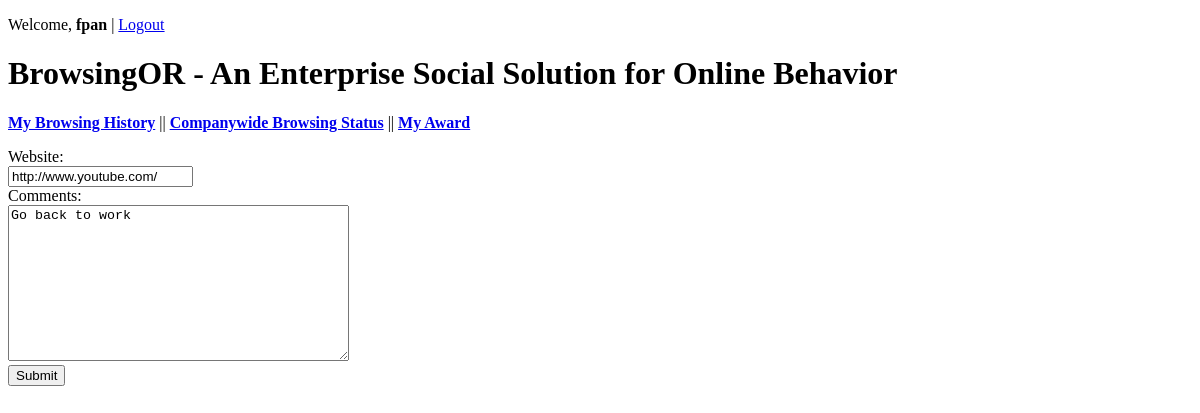
Before: /questions/edit/3/ (signed in) with the older database file.
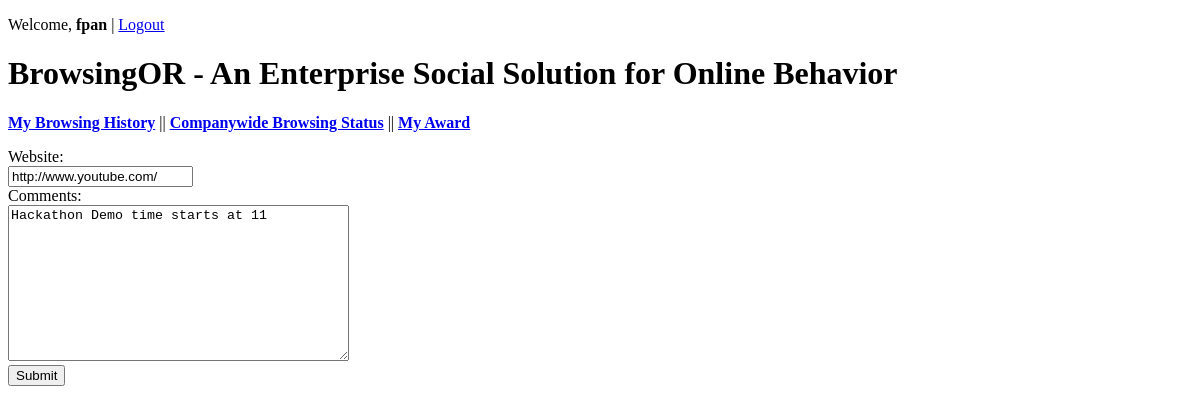
After: the same page with the newer database file.
### questionsandanswers/models.py (models this page shows, shortened)
class Question(models.Model):
    subject = models.CharField(verbose_name='Website',max_length=200)
    description = models.TextField(verbose_name='Comments')
    publication_date = models.DateTimeField()
    visit = models.IntegerField(verbose_name='My Visits',default=0)
    cmpnyvisit = models.IntegerField(verbose_name='Currently Browsed By',default=100)
    def published_today(self):
        return self.publication_date.date() == timezone.now().date()
    published_today.boolean = True
    published_today.short_description = 'Asked today?'
    publication_date = models.DateTimeField(auto_now_add=True)

### questionsandanswers/views.py (the view)
# urls.py: url(r'^questions/edit/(?P<question_id>\d+)/$','questionsandanswers.views.question_edit',name='question_edit'),
@login_required
def question_edit(request, question_id):
    question = get_object_or_404(Question, pk=question_id)
    if request.method == 'POST':
        form = QuestionForm(request.POST, instance=question)
        if form.is_valid():
            form.save()
            con = lite.connect('C:/Users/fpan/PY-Programs/BrowsingOR/jumpingintodjango/jumpingintodjango/db/db.sqlite')
            cur = con.cursor()
            for row in cur.execute("SELECT * FROM questionsandanswers_question WHERE id=?", question_id):
                a = row[0]
                b = row[3]
            con = lite.connect('C:/Users/fpan/PY-Programs/BrowsingOR/jumpingintodjango/jumpingintodjango/db/db.sqlite')
            with con:
                cur = con.cursor()
                lid = cur.execute('SELECT max(id) FROM questionsandanswers_answer')
                max_id = lid.fetchone()[0] + 1
                print max_id
                cur.execute("INSERT INTO questionsandanswers_answer VALUES(?,?,?,?)",(max_id,b,a,a))
                con.commit()
            return redirect('question_detail', question_id)
    else:
        form = QuestionForm(instance=question)
        return render_to_response('question_edit.html',{'form': form},context_instance=RequestContext(request))

### questionsandanswers/views.py
class QuestionForm(forms.ModelForm):
    class Meta:
       model = Question
       exclude = ('publication_date','visit','cmpnyvisit',)

### jumpingintodjango/templates/question_edit.html (shortened to what this page needs)
{% extends "base.html" %}
{% block content %}
	<form action="" method="post">{% csrf_token %}
	{% include "form_snippet.html"%}
	<input type="submit" value="Submit" />
	</form>
{% endblock %}

### jumpingintodjango/templates/form_snippet.html (shortened to what this page needs)
{% for field in form %}
	<div class="field_container">
		{{ field.label_tag }}</br>
		{{ field }}
	</div>
{% endfor %}

Changed rows visible on the page:
changed Question "http://www.youtube.com/": description "Go back to work" → "Hackathon Demo time starts at 11"
